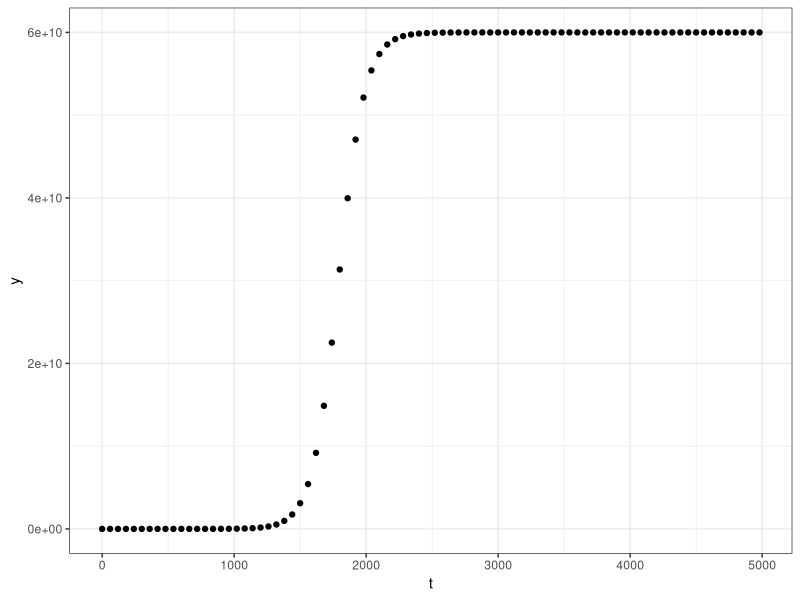
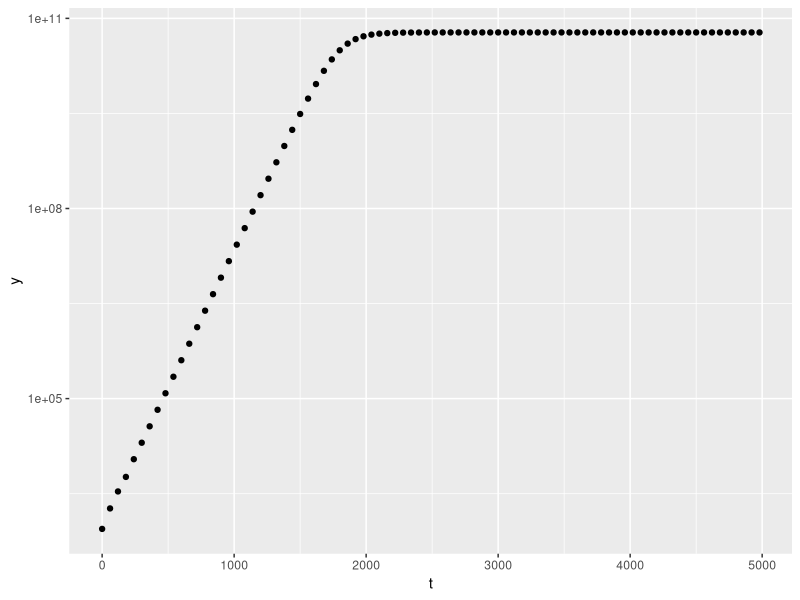
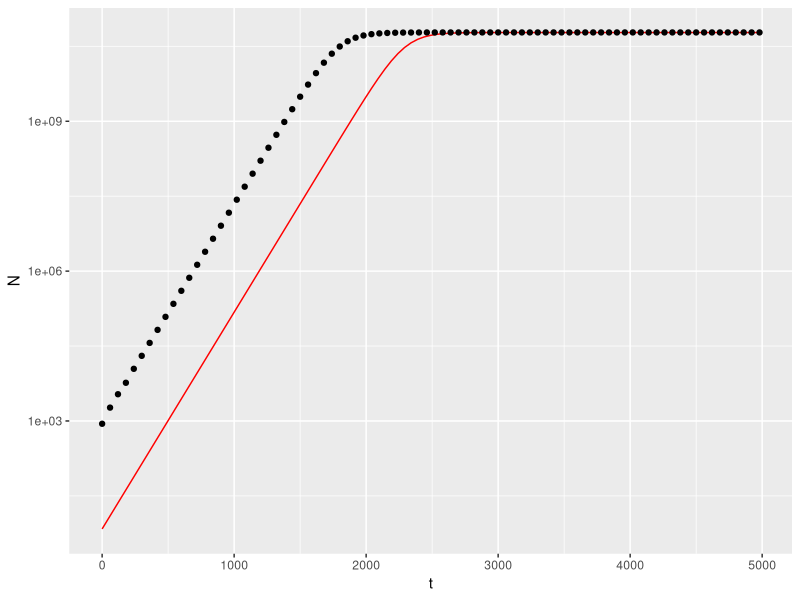
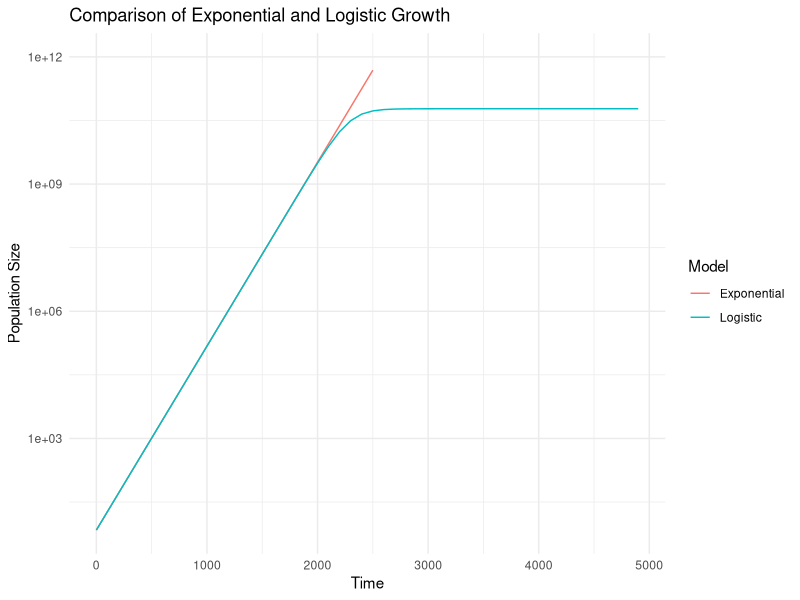

The R script that drew these images, in order:
#Script to estimate the model parameters using a linear approximation

#library(dplyr)

install.packages("dplyr")
library(dplyr)

growth_data <- read.csv("experiment1.csv")

#Case 1. K >> N0, t is small

data_subset1 <- growth_data %>% filter(t<1600) %>% mutate(N_log = log(N))

model1 <- lm(N_log ~ t, data_subset1)
summary(model1)

#Case 2. N(t) = K

data_subset2 <- growth_data %>% filter(t>2000)

model2 <- lm(N ~ 1, data_subset2)
summary(model2)

#Script to plot the logistic growth data

growth_data <- read.csv("experiment1.csv")

install.packages("ggplot2")
library(ggplot2)

ggplot(aes(t,N), data = growth_data) +
  
  geom_point() +
  
  xlab("t") +
  
  ylab("y") +
  
  theme_bw()

ggplot(aes(t,N), data = growth_data) +
  
  geom_point() +
  
  xlab("t") +
  
  ylab("y") +
  
  scale_y_continuous(trans='log10')

#Script to plot data and model

growth_data <- read.csv("experiment1.csv")

logistic_fun <- function(t) {
  
  N <- (N0*K*exp(r*t))/(K-N0+N0*exp(r*t))
  
  return(N)
  
}

N0 <- 6.903e+00 #

r <- 9.990e-03 #

K <- 5.979e+10 #

ggplot(aes(t,N), data = growth_data) +
  
  geom_function(fun=logistic_fun, colour="red") +
  
  geom_point() +
  
  scale_y_continuous(trans='log10')

sink(file = "package-versions.txt")
sessionInfo()
sink()

N0 <- 6.903e+00
r <- 9.990e-03
t <- 4980

N_4980_exp <- N0 * exp(r * t)

N0 <- 6.903e+00
r <- 9.990e-03
t <- 4980
K <- 5.979e+10

N_4980_logistic <- K / (1 + ((K - N0) / N0) * exp(-r * t))

# Exponential growth
N_4980_exp

# Logistic growth
N_4980_logistic

#Script to make a graph comparing the exponential and logistic growth curves

#Loading the packages
if (!require("dplyr")) install.packages("dplyr")
if (!require("ggplot2")) install.packages("ggplot2")

#Function to calculate logistic growth
logistic_growth <- function(t, N0, r, K) {
  return(K / (1 + ((K - N0) / N0) * exp(-r * t)))
}

#Function to calculate exponential growth 
exponential_growth <- function(t, N0, r) {
  return(N0 * exp(r * t))
}

# My parameter estimates
N0 <- 6.903e+00
r <- 9.990e-03
K <- 5.979e+10

#Generate time values
t_values <- seq(0, 4980, by = 100)

#Calculate population sizes for exponential and logistic growth
N_exp <- N0 * exp(r * t_values)
N_logistic <- logistic_growth(t_values, N0, r, K)

#Create a data frame for plotting
data_plot <- data.frame(
  Time = rep(t_values, 2),
  Population = c(N_exp, N_logistic),
  Model = rep(c("Exponential", "Logistic"), each = length(t_values))
)

#Plotting the graph
library(ggplot2)

ggplot(data_plot, aes(x = Time, y = Population, color = Model)) +
  geom_line() +
  labs(
    title = "Comparison of Exponential and Logistic Growth",
    x = "Time",
    y = "Population Size"
  ) +
  theme_minimal() +
  scale_y_continuous(trans = 'log10', limits = c(6.903e+00, 1e12))  # Adjust limits as needed

